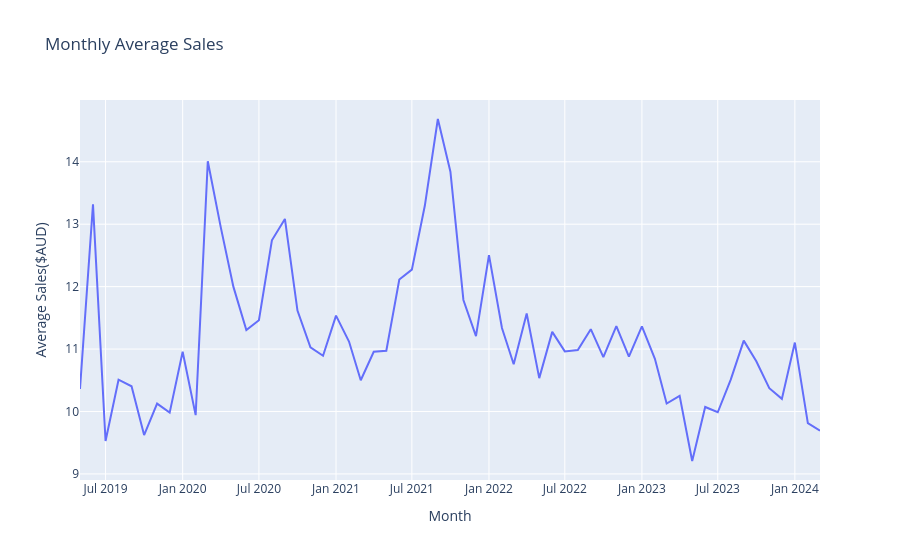

Notebook source saved alongside this figure:
### Markdown cell above
### Average order value examination

### Code cell
AOV = df.groupby('month')['total'].mean() / 100

fig = px.line(x=AOV.index.astype(str), y=AOV.values, labels={'x':'Month', 'y':'Average Sales($AUD)'}, title='Monthly Average Sales')
fig.show()

### Figure 1 — Plotly figure (JSON) as saved in the notebook; plotly's stock layout.template omitted (floating-point values rounded to 4 significant figures)
{"data": [{"hovertemplate": "Month=%{x}<br>Average Sales($AUD)=%{y}<extra></extra>", "legendgroup": "", "line": {"color": "#636efa", "dash": "solid"}, "marker": {"symbol": "circle"}, "mode": "lines", "name": "", "orientation": "v", "showlegend": false, "type": "scatter", "x": ["2019-05", "2019-06", "2019-07", "2019-08", "2019-09", "2019-10", "2019-11", "2019-12", "2020-01", "2020-02", "2020-03", "2020-04", "2020-05", "2020-06", "2020-07", "2020-08", "2020-09", "2020-10", "2020-11", "2020-12", "2021-01", "2021-02", "2021-03", "2021-04", "2021-05", "2021-06", "2021-07", "2021-08", "2021-09", "2021-10", "2021-11", "2021-12", "2022-01", "2022-02", "2022-03", "2022-04", "2022-05", "2022-06", "2022-07", "2022-08", "2022-09", "2022-10", "2022-11", "2022-12", "2023-01", "2023-02", "2023-03", "2023-04", "2023-05", "2023-06", "2023-07", "2023-08", "2023-09", "2023-10", "2023-11", "2023-12", "2024-01", "2024-02", "2024-03"], "xaxis": "x", "y": [10.36, 13.32, 9.526, 10.51, 10.4, 9.622, 10.13, 9.982, 10.96, 9.941, 14.01, 12.95, 12, 11.31, 11.46, 12.74, 13.08, 11.62, 11.03, 10.89, 11.54, 11.12, 10.5, 10.96, 10.97, 12.11, 12.27, 13.3, 14.68, 13.84, 11.79, 11.21, 12.51, 11.34, 10.76, 11.57, 10.53, 11.28, 10.96, 10.98, 11.32, 10.87, 11.37, 10.88, 11.36, 10.84, 10.13, 10.25, 9.207, 10.07, 9.988, 10.51, 11.14, 10.8, 10.37, 10.2, 11.1, 9.812, 9.693], "yaxis": "y"}], "layout": {"legend": {"tracegroupgap": 0}, "title": {"text": "Monthly Average Sales"}, "xaxis": {"anchor": "y", "domain": [0, 1], "title": {"text": "Month"}}, "yaxis": {"anchor": "x", "domain": [0, 1], "title": {"text": "Average Sales($AUD)"}}}}
